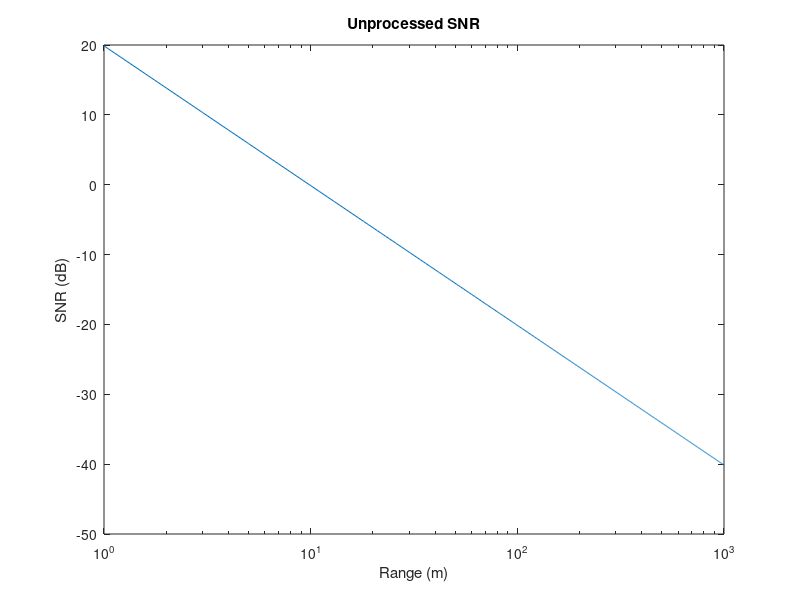

Recreate this plot in MATLAB. (Note: this script raises an error after producing the figure.)


kB          = 1.38e-23;
Tn          = 290;
f_c         = 10.7e9;
c           = 3*10^8;
lambda      = c/f_c;
bw          = 240e6;
f_s         = bw;
NF_lin      = 10^(1.4/10);
L_lin       = 10^(6.0/10);
Arx         = 1;
R_orbit     = 500e3;
R_target    = 1:1000;
rcs_m2      = 100;
EIRP        = 45.1;
pri         = 1/750;
prf         = 750;
speed       = 7.62e3;

P_sig = db2pow(EIRP);



% Total noise power over full bandwidth
Pn_total    = kB * Tn * f_s * NF_lin*L_lin;

Grx_dB  = 20;                        % your gain in dB
Grx_lin = db2pow(Grx_dB);

% Sig reference
sig_ref = db2pow(EIRP) * (lambda^2/(4*pi)) / (4*pi*R_orbit^2) * Grx_lin;

snr_ref = 10*log10(sig_ref/Pn_total);

sig_target = sig_ref * rcs_m2./( 4 * pi * R_target.^2);

snr_target =  10*log10(sig_target/Pn_total);

N_sync      = round(f_s*pri);

MF_gain_dB  = 10*log10(N_sync);
fprintf('Range processing gain: %.1f dB\n', MF_gain_dB);

beam_angle = (2.5/360)*2*pi;
beamwid = 2*tan(beam_angle) * R_orbit;

% Synthetic aperture length
beamdwell   = beamwid / (speed);   % time target is in beam (s)
N_az         = round(prf * beamdwell);       % number of pulses in aperture
az_gain_dB   = 10*log10(N_az);
fprintf('Azimuth processing gain: %.1f dB\n', az_gain_dB);

total_gain_dB = MF_gain_dB + az_gain_dB;
fprintf('Total SAR processing gain: %.1f dB\n', total_gain_dB);

figure(1)
semilogx(R_target, snr_target);
xlabel("Range (m)");
ylabel("SNR (dB)");
title("Unprocessed SNR")
hold on
yline(12, ':', '12 dB', 'LineWidth', 1.5, 'LabelHorizontalAlignment', 'left', 'Color','red');
hold off



figure(2)
SNR_postprocs = snr_target + total_gain_dB;
semilogx(R_target, SNR_postprocs);
xlabel("Range (m)");
ylabel("SNR (dB)");
title("Processed SNR")
hold on
yline(12, ':', '12 dB', 'LineWidth', 1.5, 'LabelHorizontalAlignment', 'left', 'Color','red');
hold off

%calculate required rcs at 1.2 km
